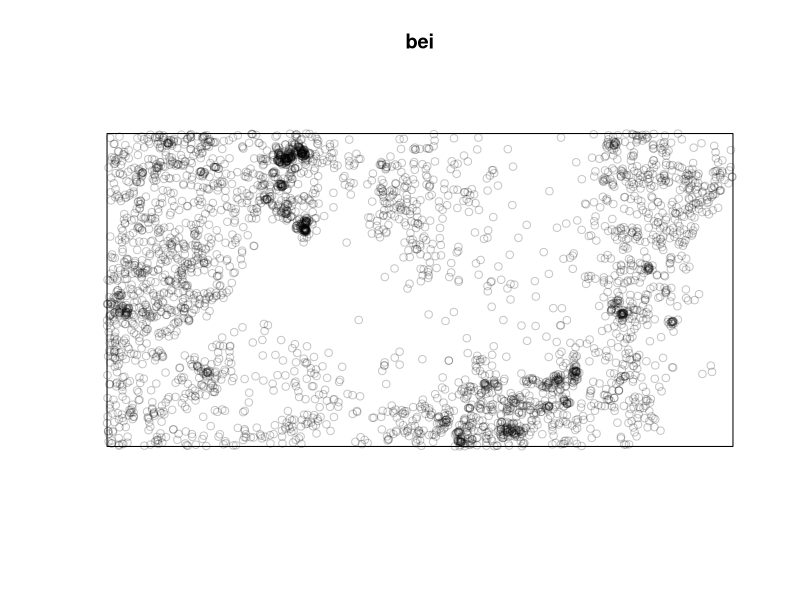
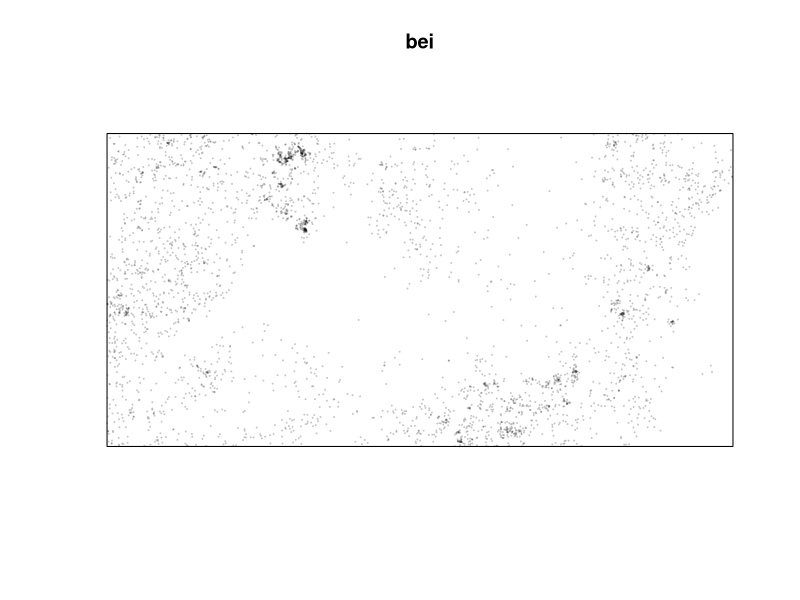
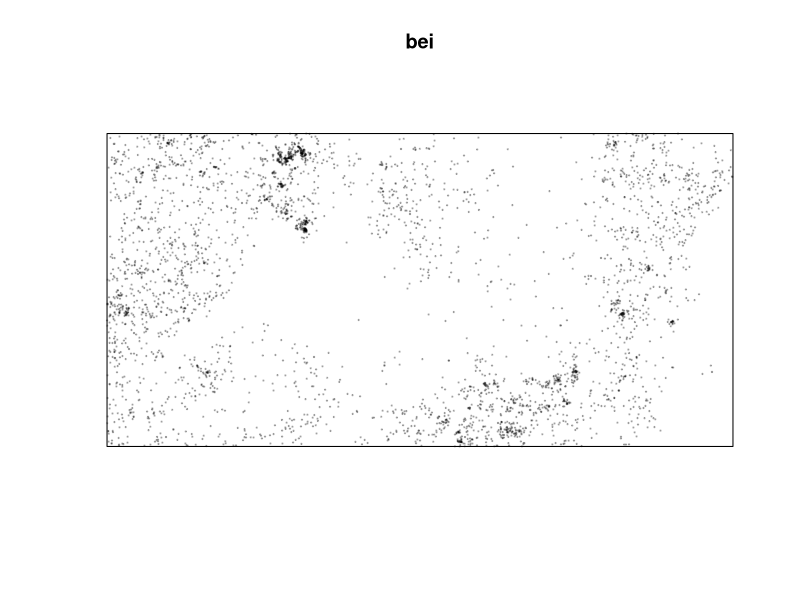
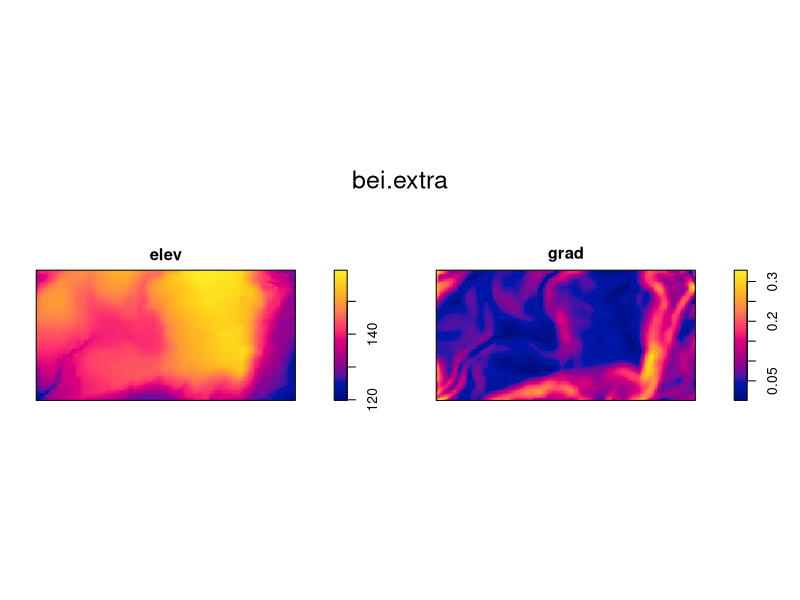
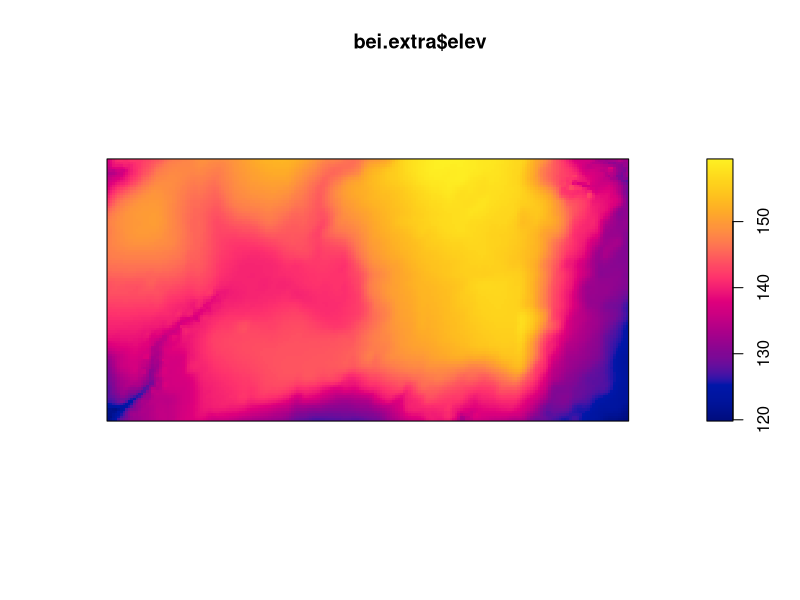
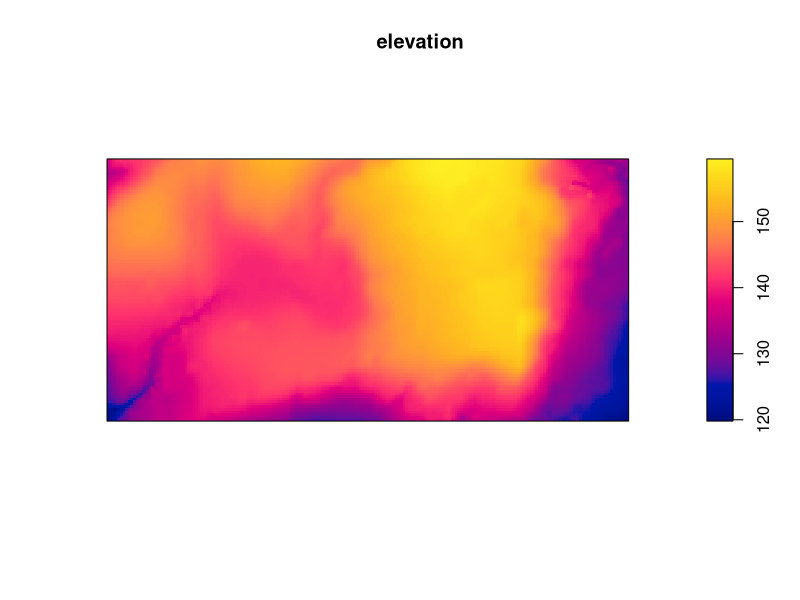
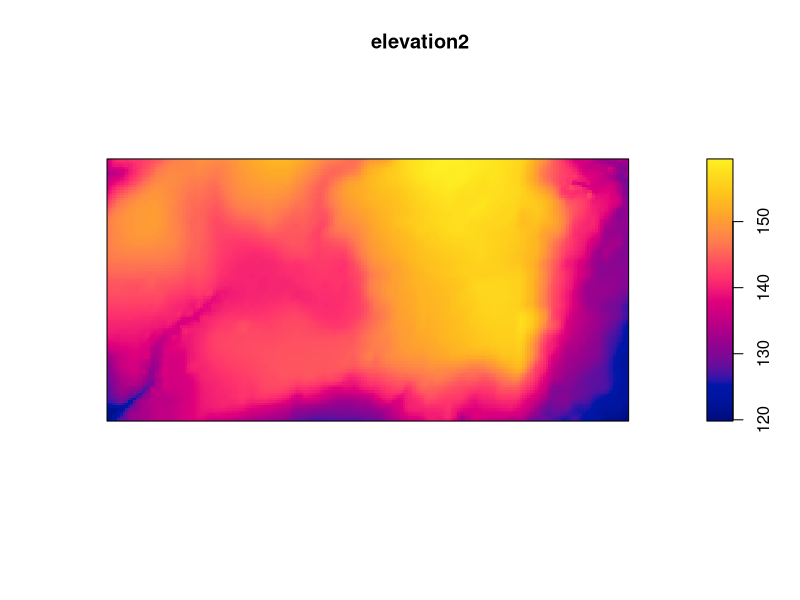

The R script that drew these images, in order:
# code related to population ecology

# A package is needed for point pattern analysis
install.packages("spatstat")
# we need the quotes because we exit from R (perché?)

library(spatstat)
# let's use the bei data:
# data description:
# htttps://CRAN.R-project.org/package=spatstat

bei
plot(bei)
#changing dimension - cex
plot(bei,cex=.1)
# R pch (simboli dei punti)
# changing the symbol
plot(bei,cex=.2, pch=19)
bei.extra

plot(bei.extra)


# usiamo solo una parte del dataset
plot(bei.extra$elev)
# questo plotta solo elev
# il dollaro si usa per collegare il paccehtto a elev

elevation<-bei.extra$elev
plot(elevation)

elevation2<-bei.extra[[1]]
# con le parentesi quadrate e inserisco il numero della posizione dell'elemento
plot(elevation2)
